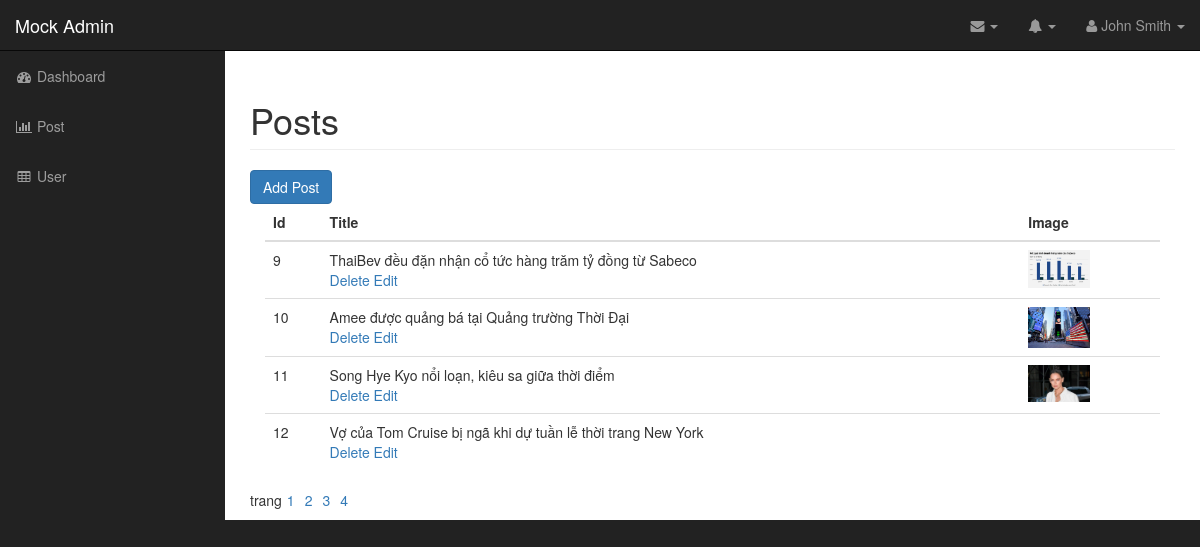
The app's page /posts.php?trang=3 (signed in), older data.
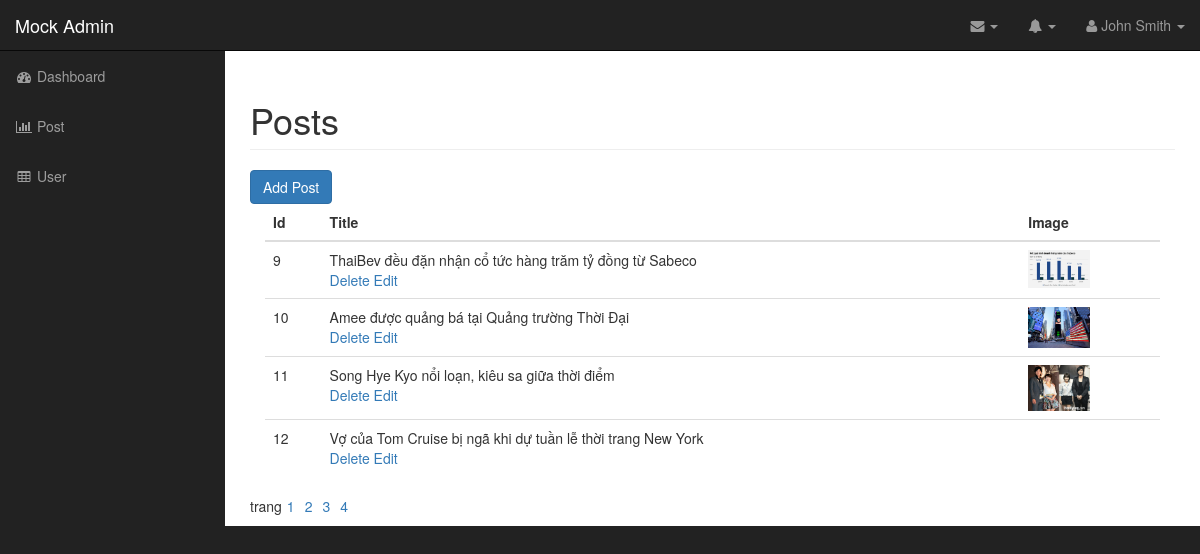
The same page, newer data.
### tables this page shows
CREATE TABLE `posts` (
  `id` int(11) NOT NULL,
  `title` varchar(255) NOT NULL,
  `content` text NOT NULL,
  `image_url` varchar(255) NOT NULL,
  `category_id` int(11) NOT NULL,
  `public_time` datetime NOT NULL DEFAULT current_timestamp(),
  `created_at` datetime NOT NULL,
  `updated_at` datetime NOT NULL
);

### libraries/Database.php (called while the page is built, shortened)
<?php
class Database
{
    public function open_db_connection()
    {
        $this->connection = new \mysqli(self::DB_HOST, self::DB_USER, self::DB_PASSWORD, self::DB_NAME);
    }
}

### libraries/Model.php (called while the page is built, shortened)
<?php
class Model extends Database
{
    public $connect;
    public function __construct()
    {
        $db = new Database;
        $this->connect = $db->connection;
    }
    public function query($sql)
    {
        $result = $this->connect->query($sql);
        return $result;
    }
    public function the_query($sql)
    {
        $query = $this->query($sql);
        $the_object_array = [];
        while($row = $query->fetch_array()){
            $the_object_array[] = $this->instantation($row);
        }
        return $the_object_array;
    }
    public function instantation($the_record)
    {
        $the_object = new $calling_class;
        foreach($the_record as $the_attribute => $value){
            if($the_object->has_the_attribute($the_attribute)){
                $the_object->$the_attribute = $value;
            }
        }
        return $the_object;
    }
    public function has_the_attribute($the_attribute)
    {
        $object_properties = get_object_vars($this);
        return array_key_exists($the_attribute, $object_properties);
    }
}

### components/Post.php (called while the page is built, shortened)
<?php
require_once "libraries/Model.php";
class Post extends Model
{
    public $image_url;
    public $upload_directory = "images";
    public $image_empty = "http://placehold.it/200x200&text=image";
    public function image_path()
    {
        return empty($this->image_url) ? $this->image_empty : $this->upload_directory . DS . $this->image_url;
    }
    public function pagination()
    {
        $sp_tungtrang = 4;
        if (!isset($_GET['trang'])) {
            $trang = 1;
        } else {
            $trang = $_GET['trang'];
        }
        $tung_trang = ($trang - 1) * $sp_tungtrang;
        $sql = "SELECT * FROM posts ORDER BY id ASC LIMIT $tung_trang,$sp_tungtrang";
        $post_all = $this->the_query($sql);
        return $post_all;
    }
}

### posts.php (the view, shortened to what this page needs)
<?php require_once "layouts/header.php"; ?>
<?php
$result = new Post;
$posts = $result->pagination();
?>
<nav class="navbar navbar-inverse navbar-fixed-top" role="navigation">
    <?php include("layouts/top_nav.php") ?>
    <?php include("layouts/side_nav.php") ?>
</nav>
<div id="page-wrapper">
    <div class="container-fluid">
        <div class="row">
            <div class="col-lg-12">
                <h1 class="page-header">
                    Posts
                </h1>
                <a href="add_post.php" class="btn btn-primary">Add Post</a>
                <div class="col-md-12">
                    <table class="table table-hover">
                        <thead>
                            <tr>
                                <th id="">Id</th>
                                <th id="">Title</th>
                                <th id="">Image</th>
                            </tr>
                        </thead>
                        <tbody>
                            <?php foreach ($posts as $post) : ?>
                                <tr>
                                    <td id=""><?php echo $post->id; ?></td>
                                    <td id="titleDisplayPost"><?php echo $post->title; ?>
                                        <div class="action_links">
                                            <a href="delete_post.php?id=<?php echo $post->id; ?>">Delete</a>
                                            <a href="edit_post.php?id=<?php echo  $post->id; ?>">Edit</a>
                                        </div>
                                    </td>
                                    <td><img class="admin-user-thumbnail user_image" src="<?php echo $post->image_path(); ?>" alt=""></td>
                                </tr>
                            <?php endforeach; ?>
                        </tbody>
                    </table>
                </div>
                <div>
                    <?php
                        $sql = "SELECT * FROM posts";
                        $post_all = $result->query($sql);
                        $post_count = $post_all->num_rows;
                        $post_button = ceil($post_count/4);
                        echo 'trang';
                        for($i=1; $i<=$post_button; $i++){
                            echo '<a style="margin: 0 5px;" href="posts.php?trang='.$i.' ">'.$i.'</a>';
                        }
                    ?>
                </div>
            </div>
        </div>
    </div>
</div>
<?php include("layouts/footer.php"); ?>

### layouts/header.php (shortened to what this page needs)
<!DOCTYPE html>
<html lang="en">
<head>
    <link href="assets/css/bootstrap.min.css" rel="stylesheet">
    <link href="assets/css/styles.css" rel="stylesheet">
    <link href="assets//css/sb-admin.css" rel="stylesheet">
    <link href="assets/font-awesome/css/font-awesome.min.css" rel="stylesheet" type="text/css">
    <link href="https://cdn.jsdelivr.net/npm/summernote@0.8.18/dist/summernote.min.css" rel="stylesheet">
</head>
<body>
    <div id="wrapper">

### layouts/top_nav.php (shortened to what this page needs)
<div class="navbar-header">
    <a class="navbar-brand" href="index.php">Mock Admin</a>
</div>
<ul class="nav navbar-right top-nav">
    <li class="dropdown">
        <a href="#" class="dropdown-toggle" data-toggle="dropdown"><i class="fa fa-envelope"></i> <b class="caret"></b></a>
    </li>
    <li class="dropdown">
        <a href="#" class="dropdown-toggle" data-toggle="dropdown"><i class="fa fa-bell"></i> <b class="caret"></b></a>
    </li>
    <li class="dropdown">
        <a href="#" class="dropdown-toggle" data-toggle="dropdown"><i class="fa fa-user"></i> John Smith <b class="caret"></b></a>
    </li>
</ul>

### layouts/side_nav.php
<div class="collapse navbar-collapse navbar-ex1-collapse">
    <ul class="nav navbar-nav side-nav">
        <li>
            <a href="index.php"><i class="fa fa-fw fa-dashboard"></i> Dashboard</a>
        </li>
        <li>
            <a href="posts.php"><i class="fa fa-fw fa-bar-chart-o"></i> Post</a>
        </li>
        <li>
            <a href="users.php"><i class="fa fa-fw fa-table"></i> User</a>
        </li>
    </ul>
</div>

### layouts/footer.php (shortened to what this page needs)
  </div>
</body>
</html>

### assets/css/styles.css (style rules this page uses)
.user_image { width: 62px; }

### assets/css/sb-admin.css (style rules this page uses)
body { margin-top: 100px; background-color: #222; }
@media (min-width:768px) { body { margin-top: 50px; } }
#wrapper { padding-left: 0; }
#page-wrapper { width: 100%; padding: 0; background-color: #fff; }
@media (min-width:768px) { #wrapper { padding-left: 225px; } }
@media (min-width:768px) { #page-wrapper { padding: 10px; } }
.top-nav { padding: 0 15px; }
.top-nav>li { display: inline-block; float: left; }
.top-nav>li>a { padding-top: 15px; padding-bottom: 15px; line-height: 20px; color: #999; }
@media (min-width:768px) { .side-nav { position: fixed; top: 51px; left: 225px; width: 225px; margin-left: -225px; border: none; border-radius: 0; overflow-y: auto; background-color: #222; } }
@media (min-width:768px) { .side-nav>li>a { width: 225px; } }

Row changes from the older to the newer data that the page shows:
changed posts "Song Hye Kyo nổi loạn, kiêu sa giữa thời điểm": image_url: a different picture
